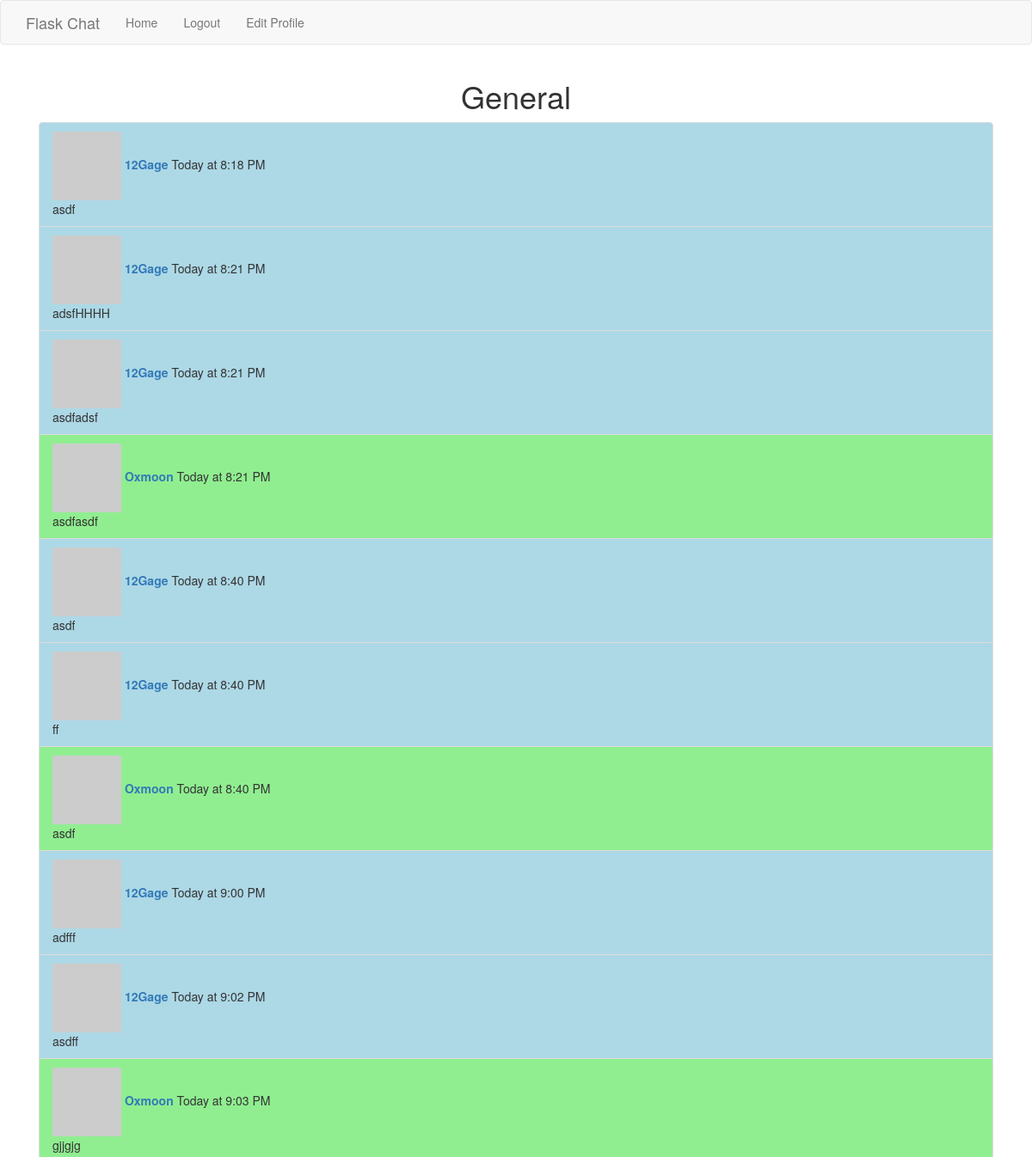
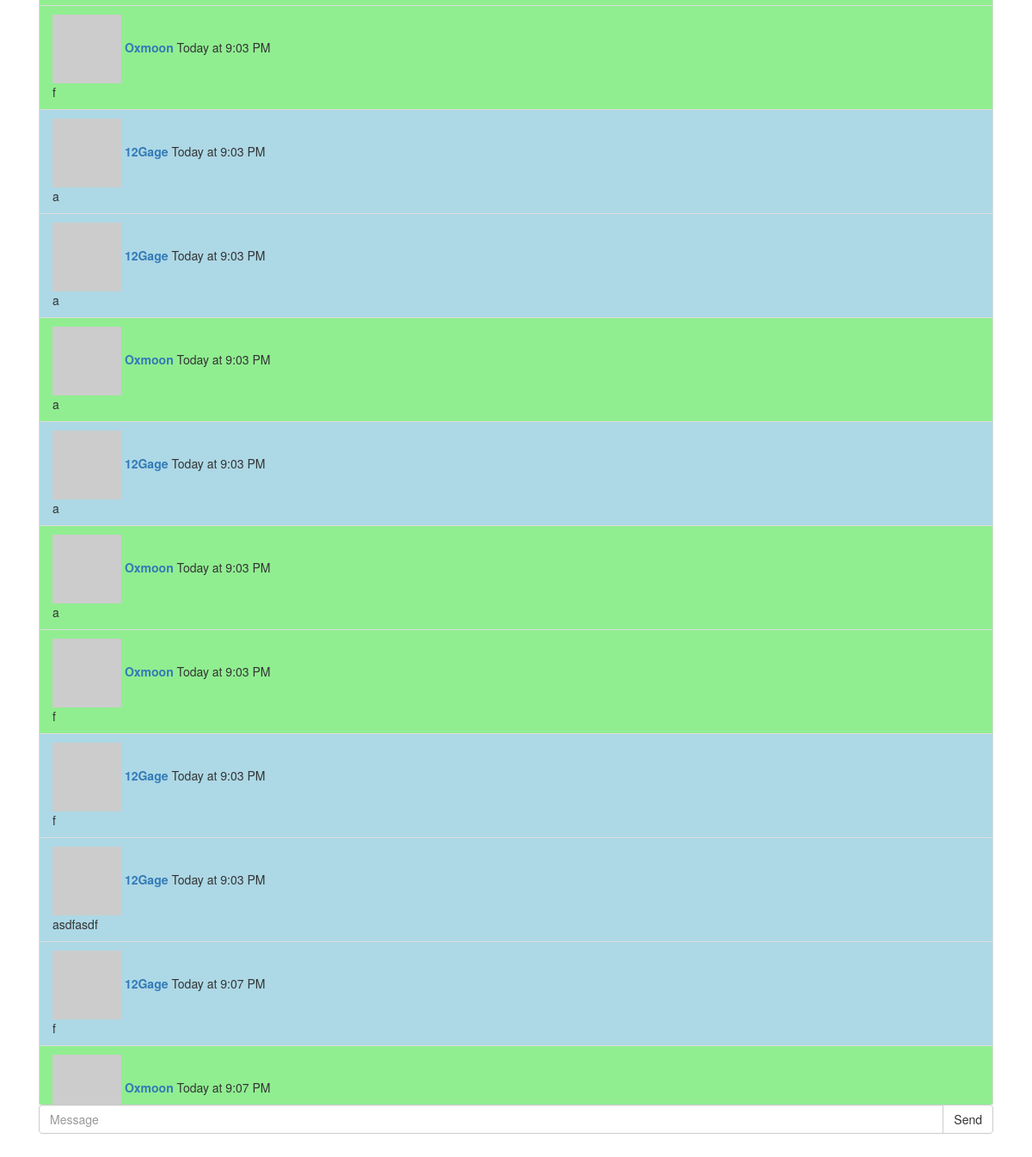
Page /chat/room/General (signed in) on the committed database (2 pictures, top to bottom).
### app/models.py (models this page shows, shortened)
class Room(db.Model):
    __tablename__ = 'room'
    id = db.Column(db.Integer, primary_key=True)
    name = db.Column(db.String, nullable=False)
    private = db.Column(db.Boolean, nullable=False)
    messages = db.relationship('Message', backref='room', lazy='dynamic')

class Message(db.Model):
    __tablename__ = 'message'
    id = db.Column(db.Integer, primary_key=True)
    msg = db.Column(db.String(1000))
    timestamp = db.Column(db.DateTime, index=True, default=datetime.utcnow)
    username = db.Column(db.String(150))
    avatar = db.Column(db.String(150))
    user_id = db.Column(db.Integer, db.ForeignKey('user.id'))
    room_id = db.Column(db.Integer, db.ForeignKey('room.id'))

### app/chat/routes.py (the view)
@bp.route('/room/<name>', methods=['GET', 'POST'])
@login_required
def room(name):
    room = Room.query.filter_by(name=name).first_or_404()
    avatar_url = current_user.get_avatar(50)
    return render_template('chat/room.html',
                           user=current_user,
                           username=current_user.username,
                           user_id=current_user.id,
                           avatar_url=avatar_url,
                           room=room,
                           roomname=room.name,
                           room_id=room.id,
                           messages=room.messages)

### app/models.py (called while the page is built)
    def get_avatar(self, size):
        digest = md5(self.email.lower().encode('utf-8')).hexdigest()
        return 'https://www.gravatar.com/avatar/{}?d=identicon&s={}'.format(digest, size)

    @login.user_loader
    def load_user(id):
        return User.query.get(int(id))

### app/templates/chat/room.html (shortened to what this page needs)
{% extends "base.html" %}
{% import 'bootstrap/wtf.html' as wtf %}
{% block app_content %}
<div class="h1 p-3" align="center">{{ room.name }}</div>
<div class="container-fluid border border-dark-subtle border-bottom-0 rounded">
    <div id="messages_div">
        <ul id="user_messages_list" class="list-group">
            {% for message in messages %}
            {% if message.user_id == current_user.id %}
            <li class="own_message list-group-item d-flex justify-content-between align-items-start p-2 w-100">
                {% include 'chat/_message.html' %}
            </li>
            {% else %}
            <li class="other_message list-group-item d-flex justify-content-between align-items-start p-2 w-100 bg-light">
                {% include 'chat/_message.html' %}
            </li>
            {% endif %}
            {% endfor %}
        </ul>
    </div>
    <div class="container-fluid no_padding">
        <div class="input-group">
            <input type="text" id="user_message" class="form-control" placeholder="Message">
            <span class="input-group-btn">
                <button class="btn btn-default" id="send_message" type="button">Send</button>
            </span>
        </div>
    </div>
</div>
{% endblock %}
{% block styles %}
{{ super() }}
<link rel="stylesheet" type="text/css" href=" {{ url_for('static', filename='styles/chat.css') }}"/>
{% endblock %}

### app/templates/chat/_message.html
<div class="p-2 w-100">
    <div class="fw-bold d-flex justify-content-between p-2 w-100">
        <img src="{{ message.avatar }}">
        <a href={{ url_for('main.user', username=message.username) }}><strong>{{ message.username }}</strong></a></span>
        <span class="align-items-center">
            <span>{{ moment(message.timestamp).calendar() }}</span>
        </span>
    </div>
    {{ message.msg }}
</div>

### app/static/styles/chat.css (style rules this page uses)
#messages_div { overflow-y: auto; max-height: 60vh; min-height: 60vh; }
#user_messages_list { margin: 0px; padding: 0px; }
.own_message { background-color: #add8e6; }
.other_message { background-color: #90ee90; }
.no_padding { padding: 0px; }

### rows in the picture
Room: name "General"
Message: username "12Gage", timestamp "Today at 8:18 PM", msg "asdf"
Message: username "12Gage", timestamp "Today at 8:21 PM", msg "adsfHHHH"
Message: username "12Gage", timestamp "Today at 8:21 PM", msg "asdfadsf"
Message: username "Oxmoon", timestamp "Today at 8:21 PM", msg "asdfasdf"
Message: username "12Gage", timestamp "Today at 8:40 PM", msg "asdf"
Message: username "12Gage", timestamp "Today at 8:40 PM", msg "ff"
Message: username "Oxmoon", timestamp "Today at 8:40 PM", msg "asdf"
Message: username "12Gage", timestamp "Today at 9:00 PM", msg "adfff"
Message: username "12Gage", timestamp "Today at 9:02 PM", msg "asdff"
Message: username "Oxmoon", timestamp "Today at 9:03 PM", msg "gjjgjg"
Message: username "Oxmoon", timestamp "Today at 9:03 PM", msg "f"
Message: username "12Gage", timestamp "Today at 9:03 PM", msg "a"
Message: username "12Gage", timestamp "Today at 9:03 PM", msg "a"
Message: username "Oxmoon", timestamp "Today at 9:03 PM", msg "a"
Message: username "12Gage", timestamp "Today at 9:03 PM", msg "a"
Message: username "Oxmoon", timestamp "Today at 9:03 PM", msg "a"
Message: username "Oxmoon", timestamp "Today at 9:03 PM", msg "f"
Message: username "12Gage", timestamp "Today at 9:03 PM", msg "f"
Message: username "12Gage", timestamp "Today at 9:03 PM", msg "asdfasdf"
Message: username "12Gage", timestamp "Today at 9:07 PM", msg "f"
Message: username "Oxmoon", timestamp "Today at 9:07 PM"
